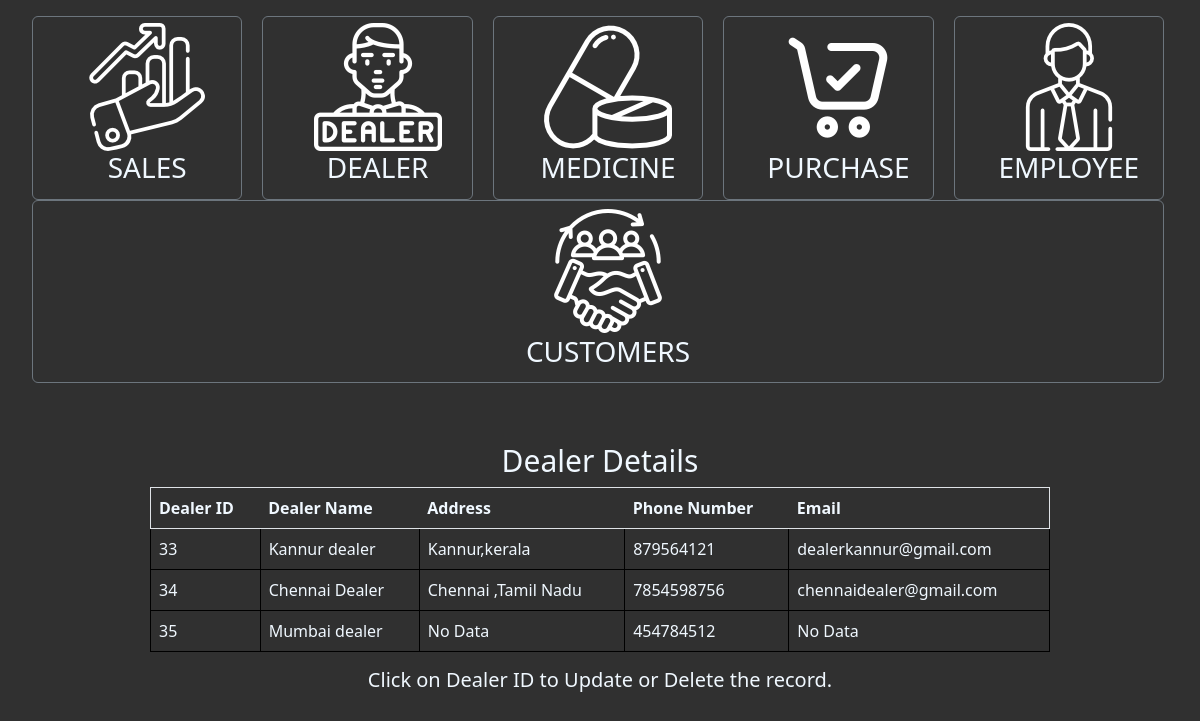
/view_dealer/, run on the app's committed database.
### medstore/models.py (models this page shows)
class Dealer(models.Model):
    dname = models.CharField(max_length=30)
    address = models.CharField(max_length=100)
    phn_no = models.BigIntegerField(unique=True)
    email = models.CharField(max_length=50)
    def __str__(self):
        return self.dname

### medstore/views.py (the view)
# urls.py: path('view_dealer/',views.view_dealer, name='view_dealer'),
def view_dealer(request):
    dealer = Dealer.objects.all()
    dict = {"dealer": dealer}
    print(dealer)
    return render(request, 'view_dealer.html', dict)

### medstore/templates/view_dealer.html (shortened to what this page needs)
<!DOCTYPE html>
<html lang="en">
    <head>
        {% load static %}
        <link href="https://cdn.jsdelivr.net/npm/bootstrap@5.2.3/dist/css/bootstrap.min.css" rel="stylesheet">
</head>
<body>
    <link rel="stylesheet" href="{% static '/js/view_dealer.css' %}">
    <div class="container-fluid mt-3" >
        <div class="container-fluid mt-3 row" id="main_menu">
            <div class="btn btn-outline-secondary dropdown col" data-bs-toggle="dropdown">
                <div class="dropdown col">
                    <img src="{% static '/js/sales.png' %}" alt="sales">
                    <h3 >SALES</h3>
                </div>
            </div>
            <div class="btn btn-outline-secondary dropdown col" data-bs-toggle="dropdown">
                <div class="dropdown col">
                    <img src="{% static '/js/dealer.png' %}" alt="dealer">
                    <h3>DEALER</h3>
                </div>
            </div>
            <div class="btn btn-outline-secondary dropdown col" data-bs-toggle="dropdown">
                <div class="dropdown col">
                    <img src="{% static '/js/medicine.png' %}" alt="medicine">
                    <h3>MEDICINE</h3>
                </div>
            </div>
            <div class="btn btn-outline-secondary dropdown col" data-bs-toggle="dropdown">
                <div class="dropdown col">
                    <img src="{% static '/js/purchase.png' %}" alt="PURCHASE">
                    <h3 >PURCHASE</h3>
                </div>
            </div>
            <div class="btn btn-outline-secondary dropdown col" data-bs-toggle="dropdown">
                <div class="dropdown col">
                    <img src="{% static '/js/employee.png' %}" alt="employee">
                    <h3>EMPLOYEE</h3>
                </div>
            </div>
            <div class="btn btn-outline-secondary dropdown col" data-bs-toggle="dropdown">
                <div class="dropdown col">
                    <img src="{% static '/js/customer.png' %}" alt="customers">
                    <h3 >CUSTOMERS</h3>
                </div>
            </div>
        </div>
    </div>
    <div class="container-fluid " id="dealer_table">
        <div>
            <h4>Dealer Details</h4>
            <div class="row">
                <table border="1" class="table table-responsive  col-md-10">
                    <tr>
                        <th>Dealer ID</th>
                        <th>Dealer Name</th>
                        <th>Address</th>
                        <th>Phone Number</th>
                        <th>Email</th>
                    </tr>
                    {% for foo in dealer %}
                    <tr>
                        <td class="idlink" id="idlink">
                            <a href="/dealerformview/{{ foo.id }}">{{ foo.id }}</a>
                        </td>
                        <td>{{ foo.dname }}</td>
                        <td>{{ foo.address }}</td>
                        <td>{{ foo.phn_no }}</td>
                        <td>{{ foo.email }}</td>
                    </tr>
                    {% endfor %}
                </table>
            </div>
            <footer>
                <h5>Click on Dealer ID to Update or Delete the record.</h5>
            </footer>
        </div>
    </div>
</body>
</html>

### medstore/static/js/view_dealer.css (style rules this page uses)
body { background-color: #303030; }
.btn { height: 100%; }
h3 { color: aliceblue; }
.dropdown { display: flex; flex-wrap: wrap; flex-direction: column; align-content: center; align-items: center; position: relative; margin-left: 20px; }
a { text-decoration: none; color: aliceblue; }
td { color: aliceblue; }
table, td { border: 1px solid black; padding: 4px; border-collapse: collapse }
td:empty::before { content: "No Data" }
#dealer_table { padding-top: 20px; margin-top: 40px; height: 100%; width: 75%; align-items: center; }
h4 { color: aliceblue; font-size: 30px; font-weight: 500; align-items: center; display: flex; justify-content: center; }
h5 { color: aliceblue; font-size: 20px; font-weight: 400; align-items: center; display: flex; justify-content: center; }
th { color: aliceblue; }

### data on the page
Dealer: id "33", dname "Kannur dealer", address "Kannur,kerala", phn_no "879564121", email "dealerkannur@gmail.com"
Dealer: id "34", dname "Chennai Dealer", address "Chennai ,Tamil Nadu", phn_no "7854598756", email "chennaidealer@gmail.com"
Dealer: id "35", dname "Mumbai dealer", phn_no "454784512"
